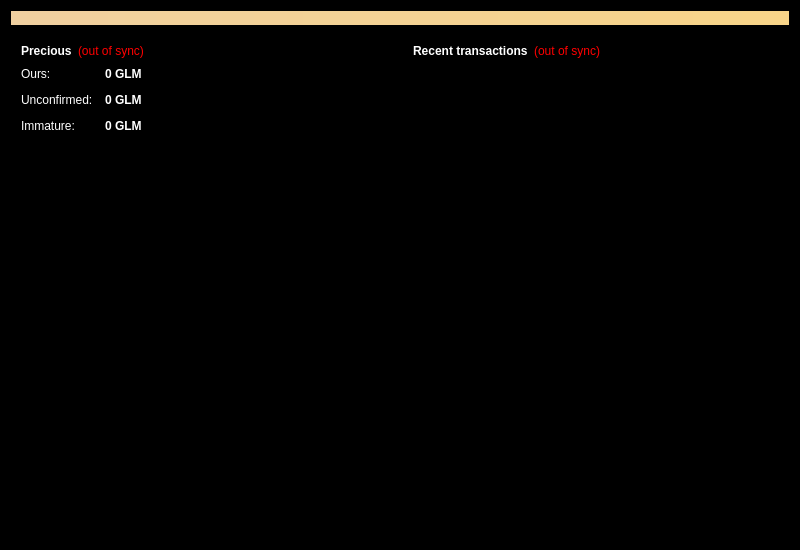
<?xml version="1.0" encoding="UTF-8"?>
<ui version="4.0">
 <class>OverviewPage</class>
 <widget class="QWidget" name="OverviewPage">
  <property name="geometry">
   <rect>
    <x>0</x>
    <y>0</y>
    <width>800</width>
    <height>550</height>
   </rect>
  </property>
  <property name="palette">
   <palette>
    <active>
     <colorrole role="WindowText">
      <brush brushstyle="SolidPattern">
       <color alpha="255">
        <red>255</red>
        <green>255</green>
        <blue>255</blue>
       </color>
      </brush>
     </colorrole>
     <colorrole role="Button">
      <brush brushstyle="SolidPattern">
       <color alpha="255">
        <red>0</red>
        <green>0</green>
        <blue>0</blue>
       </color>
      </brush>
     </colorrole>
     <colorrole role="Light">
      <brush brushstyle="SolidPattern">
       <color alpha="255">
        <red>1</red>
        <green>1</green>
        <blue>40</blue>
       </color>
      </brush>
     </colorrole>
     <colorrole role="Midlight">
      <brush brushstyle="SolidPattern">
       <color alpha="255">
        <red>36</red>
        <green>36</green>
        <blue>41</blue>
       </color>
      </brush>
     </colorrole>
     <colorrole role="Dark">
      <brush brushstyle="SolidPattern">
       <color alpha="255">
        <red>0</red>
        <green>0</green>
        <blue>0</blue>
       </color>
      </brush>
     </colorrole>
     <colorrole role="Mid">
      <brush brushstyle="SolidPattern">
       <color alpha="255">
        <red>11</red>
        <green>11</green>
        <blue>15</blue>
       </color>
      </brush>
     </colorrole>
     <colorrole role="Text">
      <brush brushstyle="SolidPattern">
       <color alpha="255">
        <red>0</red>
        <green>0</green>
        <blue>0</blue>
       </color>
      </brush>
     </colorrole>
     <colorrole role="BrightText">
      <brush brushstyle="SolidPattern">
       <color alpha="255">
        <red>0</red>
        <green>0</green>
        <blue>0</blue>
       </color>
      </brush>
     </colorrole>
     <colorrole role="ButtonText">
      <brush brushstyle="SolidPattern">
       <color alpha="255">
        <red>0</red>
        <green>0</green>
        <blue>0</blue>
       </color>
      </brush>
     </colorrole>
     <colorrole role="Base">
      <brush brushstyle="SolidPattern">
       <color alpha="255">
        <red>0</red>
        <green>0</green>
        <blue>0</blue>
       </color>
      </brush>
     </colorrole>
     <colorrole role="Window">
      <brush brushstyle="SolidPattern">
       <color alpha="255">
        <red>0</red>
        <green>0</green>
        <blue>0</blue>
       </color>
      </brush>
     </colorrole>
     <colorrole role="Shadow">
      <brush brushstyle="SolidPattern">
       <color alpha="255">
        <red>0</red>
        <green>0</green>
        <blue>0</blue>
       </color>
      </brush>
     </colorrole>
     <colorrole role="AlternateBase">
      <brush brushstyle="SolidPattern">
       <color alpha="255">
        <red>0</red>
        <green>0</green>
        <blue>0</blue>
       </color>
      </brush>
     </colorrole>
     <colorrole role="ToolTipBase">
      <brush brushstyle="SolidPattern">
       <color alpha="255">
        <red>44</red>
        <green>44</green>
        <blue>80</blue>
       </color>
      </brush>
     </colorrole>
     <colorrole role="ToolTipText">
      <brush brushstyle="SolidPattern">
       <color alpha="255">
        <red>255</red>
        <green>255</green>
        <blue>255</blue>
       </color>
      </brush>
     </colorrole>
    </active>
    <inactive>
     <colorrole role="WindowText">
      <brush brushstyle="SolidPattern">
       <color alpha="255">
        <red>255</red>
        <green>255</green>
        <blue>255</blue>
       </color>
      </brush>
     </colorrole>
     <colorrole role="Button">
      <brush brushstyle="SolidPattern">
       <color alpha="255">
        <red>240</red>
        <green>240</green>
        <blue>240</blue>
       </color>
      </brush>
     </colorrole>
     <colorrole role="Light">
      <brush brushstyle="SolidPattern">
       <color alpha="255">
        <red>40</red>
        <green>40</green>
        <blue>40</blue>
       </color>
      </brush>
     </colorrole>
     <colorrole role="Midlight">
      <brush brushstyle="SolidPattern">
       <color alpha="255">
        <red>40</red>
        <green>40</green>
        <blue>40</blue>
       </color>
      </brush>
     </colorrole>
     <colorrole role="Dark">
      <brush brushstyle="SolidPattern">
       <color alpha="255">
        <red>240</red>
        <green>240</green>
        <blue>240</blue>
       </color>
      </brush>
     </colorrole>
     <colorrole role="Mid">
      <brush brushstyle="SolidPattern">
       <color alpha="255">
        <red>160</red>
        <green>160</green>
        <blue>160</blue>
       </color>
      </brush>
     </colorrole>
     <colorrole role="Text">
      <brush brushstyle="SolidPattern">
       <color alpha="255">
        <red>255</red>
        <green>255</green>
        <blue>255</blue>
       </color>
      </brush>
     </colorrole>
     <colorrole role="BrightText">
      <brush brushstyle="SolidPattern">
       <color alpha="255">
        <red>255</red>
        <green>255</green>
        <blue>255</blue>
       </color>
      </brush>
     </colorrole>
     <colorrole role="ButtonText">
      <brush brushstyle="SolidPattern">
       <color alpha="255">
        <red>255</red>
        <green>255</green>
        <blue>255</blue>
       </color>
      </brush>
     </colorrole>
     <colorrole role="Base">
      <brush brushstyle="SolidPattern">
       <color alpha="255">
        <red>0</red>
        <green>0</green>
        <blue>0</blue>
       </color>
      </brush>
     </colorrole>
     <colorrole role="Window">
      <brush brushstyle="SolidPattern">
       <color alpha="255">
        <red>0</red>
        <green>0</green>
        <blue>0</blue>
       </color>
      </brush>
     </colorrole>
     <colorrole role="Shadow">
      <brush brushstyle="SolidPattern">
       <color alpha="255">
        <red>250</red>
        <green>250</green>
        <blue>250</blue>
       </color>
      </brush>
     </colorrole>
     <colorrole role="AlternateBase">
      <brush brushstyle="SolidPattern">
       <color alpha="255">
        <red>0</red>
        <green>0</green>
        <blue>0</blue>
       </color>
      </brush>
     </colorrole>
     <colorrole role="ToolTipBase">
      <brush brushstyle="SolidPattern">
       <color alpha="255">
        <red>44</red>
        <green>44</green>
        <blue>80</blue>
       </color>
      </brush>
     </colorrole>
     <colorrole role="ToolTipText">
      <brush brushstyle="SolidPattern">
       <color alpha="255">
        <red>255</red>
        <green>255</green>
        <blue>255</blue>
       </color>
      </brush>
     </colorrole>
    </inactive>
    <disabled>
     <colorrole role="WindowText">
      <brush brushstyle="SolidPattern">
       <color alpha="255">
        <red>240</red>
        <green>240</green>
        <blue>240</blue>
       </color>
      </brush>
     </colorrole>
     <colorrole role="Button">
      <brush brushstyle="SolidPattern">
       <color alpha="255">
        <red>1</red>
        <green>1</green>
        <blue>10</blue>
       </color>
      </brush>
     </colorrole>
     <colorrole role="Light">
      <brush brushstyle="SolidPattern">
       <color alpha="255">
        <red>1</red>
        <green>1</green>
        <blue>40</blue>
       </color>
      </brush>
     </colorrole>
     <colorrole role="Midlight">
      <brush brushstyle="SolidPattern">
       <color alpha="255">
        <red>36</red>
        <green>36</green>
        <blue>41</blue>
       </color>
      </brush>
     </colorrole>
     <colorrole role="Dark">
      <brush brushstyle="SolidPattern">
       <color alpha="255">
        <red>0</red>
        <green>0</green>
        <blue>0</blue>
       </color>
      </brush>
     </colorrole>
     <colorrole role="Mid">
      <brush brushstyle="SolidPattern">
       <color alpha="255">
        <red>11</red>
        <green>11</green>
        <blue>15</blue>
       </color>
      </brush>
     </colorrole>
     <colorrole role="Text">
      <brush brushstyle="SolidPattern">
       <color alpha="255">
        <red>0</red>
        <green>0</green>
        <blue>0</blue>
       </color>
      </brush>
     </colorrole>
     <colorrole role="BrightText">
      <brush brushstyle="SolidPattern">
       <color alpha="255">
        <red>0</red>
        <green>0</green>
        <blue>0</blue>
       </color>
      </brush>
     </colorrole>
     <colorrole role="ButtonText">
      <brush brushstyle="SolidPattern">
       <color alpha="255">
        <red>0</red>
        <green>0</green>
        <blue>0</blue>
       </color>
      </brush>
     </colorrole>
     <colorrole role="Base">
      <brush brushstyle="SolidPattern">
       <color alpha="255">
        <red>0</red>
        <green>0</green>
        <blue>0</blue>
       </color>
      </brush>
     </colorrole>
     <colorrole role="Window">
      <brush brushstyle="SolidPattern">
       <color alpha="255">
        <red>0</red>
        <green>0</green>
        <blue>0</blue>
       </color>
      </brush>
     </colorrole>
     <colorrole role="Shadow">
      <brush brushstyle="SolidPattern">
       <color alpha="255">
        <red>0</red>
        <green>0</green>
        <blue>0</blue>
       </color>
      </brush>
     </colorrole>
     <colorrole role="AlternateBase">
      <brush brushstyle="SolidPattern">
       <color alpha="255">
        <red>0</red>
        <green>0</green>
        <blue>0</blue>
       </color>
      </brush>
     </colorrole>
     <colorrole role="ToolTipBase">
      <brush brushstyle="SolidPattern">
       <color alpha="255">
        <red>44</red>
        <green>44</green>
        <blue>80</blue>
       </color>
      </brush>
     </colorrole>
     <colorrole role="ToolTipText">
      <brush brushstyle="SolidPattern">
       <color alpha="255">
        <red>255</red>
        <green>255</green>
        <blue>255</blue>
       </color>
      </brush>
     </colorrole>
    </disabled>
   </palette>
  </property>
  <property name="cursor">
   <cursorShape>ArrowCursor</cursorShape>
  </property>
  <property name="windowTitle">
   <string>Form</string>
  </property>
  <layout class="QVBoxLayout" name="topLayout">
   <item>
    <widget class="QLabel" name="labelAlerts">
     <property name="visible">
      <bool>false</bool>
     </property>
     <property name="styleSheet">
      <string notr="true">background-color: qlineargradient(x1: 0, y1: 0, x2: 1, y2: 0, stop:0 #F0D0A0, stop:1 #F8D488); color:#000000;</string>
     </property>
     <property name="wordWrap">
      <bool>true</bool>
     </property>
     <property name="margin">
      <number>3</number>
     </property>
    </widget>
   </item>
   <item>
    <layout class="QHBoxLayout" name="horizontalLayout" stretch="1,1">
     <item>
      <layout class="QVBoxLayout" name="verticalLayout_2">
       <item>
        <widget class="QFrame" name="frame">
         <property name="frameShape">
          <enum>QFrame::StyledPanel</enum>
         </property>
         <property name="frameShadow">
          <enum>QFrame::Raised</enum>
         </property>
         <layout class="QVBoxLayout" name="verticalLayout_4">
          <item>
           <layout class="QHBoxLayout" name="horizontalLayout_4">
            <item>
             <widget class="QLabel" name="label_5">
              <property name="font">
               <font>
                <weight>75</weight>
                <bold>true</bold>
               </font>
              </property>
              <property name="text">
               <string>Precious</string>
              </property>
             </widget>
            </item>
            <item>
             <widget class="QLabel" name="labelWalletStatus">
              <property name="toolTip">
               <string>The displayed information may be out of date. Your wallet automatically synchronizes with the GollumCoin network after a connection is established, but this process has not completed yet.</string>
              </property>
              <property name="styleSheet">
               <string notr="true">QLabel { color: red; }</string>
              </property>
              <property name="text">
               <string notr="true">(out of sync)</string>
              </property>
              <property name="alignment">
               <set>Qt::AlignLeading|Qt::AlignLeft|Qt::AlignVCenter</set>
              </property>
             </widget>
            </item>
            <item>
             <spacer name="horizontalSpacer_2">
              <property name="orientation">
               <enum>Qt::Horizontal</enum>
              </property>
              <property name="sizeHint" stdset="0">
               <size>
                <width>40</width>
                <height>20</height>
               </size>
              </property>
             </spacer>
            </item>
           </layout>
          </item>
          <item>
           <layout class="QFormLayout" name="formLayout_2">
            <property name="fieldGrowthPolicy">
             <enum>QFormLayout::AllNonFixedFieldsGrow</enum>
            </property>
            <property name="horizontalSpacing">
             <number>12</number>
            </property>
            <property name="verticalSpacing">
             <number>12</number>
            </property>
            <item row="0" column="0">
             <widget class="QLabel" name="label">
              <property name="text">
               <string>Ours:</string>
              </property>
             </widget>
            </item>
            <item row="0" column="1">
             <widget class="QLabel" name="labelBalance">
              <property name="font">
               <font>
                <weight>75</weight>
                <bold>true</bold>
               </font>
              </property>
              <property name="cursor">
               <cursorShape>IBeamCursor</cursorShape>
              </property>
              <property name="toolTip">
               <string>Your current balance</string>
              </property>
              <property name="text">
               <string notr="true">0 GLM</string>
              </property>
              <property name="textInteractionFlags">
               <set>Qt::LinksAccessibleByMouse|Qt::TextSelectableByKeyboard|Qt::TextSelectableByMouse</set>
              </property>
             </widget>
            </item>
            <item row="1" column="0">
             <widget class="QLabel" name="label_3">
              <property name="text">
               <string>Unconfirmed:</string>
              </property>
             </widget>
            </item>
            <item row="1" column="1">
             <widget class="QLabel" name="labelUnconfirmed">
              <property name="font">
               <font>
                <weight>75</weight>
                <bold>true</bold>
               </font>
              </property>
              <property name="cursor">
               <cursorShape>IBeamCursor</cursorShape>
              </property>
              <property name="toolTip">
               <string>Total of transactions that have yet to be confirmed, and do not yet count toward the current balance</string>
              </property>
              <property name="text">
               <string notr="true">0 GLM</string>
              </property>
              <property name="textInteractionFlags">
               <set>Qt::LinksAccessibleByMouse|Qt::TextSelectableByKeyboard|Qt::TextSelectableByMouse</set>
              </property>
             </widget>
            </item>
            <item row="2" column="0">
             <widget class="QLabel" name="labelImmatureText">
              <property name="text">
               <string>Immature:</string>
              </property>
             </widget>
            </item>
            <item row="2" column="1">
             <widget class="QLabel" name="labelImmature">
              <property name="font">
               <font>
                <weight>75</weight>
                <bold>true</bold>
               </font>
              </property>
              <property name="toolTip">
               <string>Mined balance that has not yet matured</string>
              </property>
              <property name="text">
               <string notr="true">0 GLM</string>
              </property>
              <property name="textInteractionFlags">
               <set>Qt::LinksAccessibleByMouse|Qt::TextSelectableByKeyboard|Qt::TextSelectableByMouse</set>
              </property>
             </widget>
            </item>
           </layout>
          </item>
         </layout>
        </widget>
       </item>
       <item>
        <spacer name="verticalSpacer_3">
         <property name="orientation">
          <enum>Qt::Vertical</enum>
         </property>
         <property name="sizeHint" stdset="0">
          <size>
           <width>20</width>
           <height>40</height>
          </size>
         </property>
        </spacer>
       </item>
       <item>
        <widget class="QLabel" name="label_2">
         <property name="text">
          <string/>
         </property>
         <property name="pixmap">
          <pixmap resource="../bitcoin.qrc">:/icons/bitcoinimg</pixmap>
         </property>
         <property name="alignment">
          <set>Qt::AlignCenter</set>
         </property>
         <property name="buddy">
          <cstring>label_2</cstring>
         </property>
        </widget>
       </item>
       <item>
        <spacer name="verticalSpacer">
         <property name="orientation">
          <enum>Qt::Vertical</enum>
         </property>
         <property name="sizeHint" stdset="0">
          <size>
           <width>20</width>
           <height>40</height>
          </size>
         </property>
        </spacer>
       </item>
      </layout>
     </item>
     <item>
      <layout class="QVBoxLayout" name="verticalLayout_3">
       <item>
        <widget class="QFrame" name="frame_2">
         <property name="palette">
          <palette>
           <active>
            <colorrole role="Dark">
             <brush brushstyle="SolidPattern">
              <color alpha="255">
               <red>1</red>
               <green>1</green>
               <blue>10</blue>
              </color>
             </brush>
            </colorrole>
            <colorrole role="Mid">
             <brush brushstyle="SolidPattern">
              <color alpha="255">
               <red>1</red>
               <green>1</green>
               <blue>10</blue>
              </color>
             </brush>
            </colorrole>
           </active>
           <inactive>
            <colorrole role="Dark">
             <brush brushstyle="SolidPattern">
              <color alpha="255">
               <red>0</red>
               <green>0</green>
               <blue>10</blue>
              </color>
             </brush>
            </colorrole>
            <colorrole role="Mid">
             <brush brushstyle="SolidPattern">
              <color alpha="255">
               <red>0</red>
               <green>0</green>
               <blue>10</blue>
              </color>
             </brush>
            </colorrole>
           </inactive>
           <disabled>
            <colorrole role="Dark">
             <brush brushstyle="SolidPattern">
              <color alpha="255">
               <red>0</red>
               <green>0</green>
               <blue>10</blue>
              </color>
             </brush>
            </colorrole>
            <colorrole role="Mid">
             <brush brushstyle="SolidPattern">
              <color alpha="255">
               <red>0</red>
               <green>0</green>
               <blue>10</blue>
              </color>
             </brush>
            </colorrole>
           </disabled>
          </palette>
         </property>
         <property name="frameShape">
          <enum>QFrame::StyledPanel</enum>
         </property>
         <property name="frameShadow">
          <enum>QFrame::Raised</enum>
         </property>
         <layout class="QVBoxLayout" name="verticalLayout">
          <item>
           <layout class="QHBoxLayout" name="horizontalLayout_2">
            <item>
             <widget class="QLabel" name="label_4">
              <property name="text">
               <string>&lt;b&gt;Recent transactions&lt;/b&gt;</string>
              </property>
             </widget>
            </item>
            <item>
             <widget class="QLabel" name="labelTransactionsStatus">
              <property name="toolTip">
               <string>The displayed information may be out of date. Your wallet automatically synchronizes with the GollumCoin network after a connection is established, but this process has not completed yet.</string>
              </property>
              <property name="styleSheet">
               <string notr="true">QLabel { color: red; }</string>
              </property>
              <property name="text">
               <string notr="true">(out of sync)</string>
              </property>
              <property name="alignment">
               <set>Qt::AlignRight|Qt::AlignTrailing|Qt::AlignVCenter</set>
              </property>
             </widget>
            </item>
            <item>
             <spacer name="horizontalSpacer">
              <property name="orientation">
               <enum>Qt::Horizontal</enum>
              </property>
              <property name="sizeHint" stdset="0">
               <size>
                <width>40</width>
                <height>20</height>
               </size>
              </property>
             </spacer>
            </item>
           </layout>
          </item>
          <item>
           <widget class="QListView" name="listTransactions">
            <property name="styleSheet">
             <string notr="true">QListView { background: transparent; }</string>
            </property>
            <property name="frameShape">
             <enum>QFrame::NoFrame</enum>
            </property>
            <property name="verticalScrollBarPolicy">
             <enum>Qt::ScrollBarAlwaysOff</enum>
            </property>
            <property name="horizontalScrollBarPolicy">
             <enum>Qt::ScrollBarAlwaysOff</enum>
            </property>
            <property name="selectionMode">
             <enum>QAbstractItemView::NoSelection</enum>
            </property>
           </widget>
          </item>
         </layout>
        </widget>
       </item>
       <item>
        <spacer name="verticalSpacer_2">
         <property name="orientation">
          <enum>Qt::Vertical</enum>
         </property>
         <property name="sizeHint" stdset="0">
          <size>
           <width>20</width>
           <height>40</height>
          </size>
         </property>
        </spacer>
       </item>
      </layout>
     </item>
    </layout>
   </item>
  </layout>
 </widget>
 <resources>
  <include location="../bitcoin.qrc"/>
 </resources>
 <connections/>
</ui>
